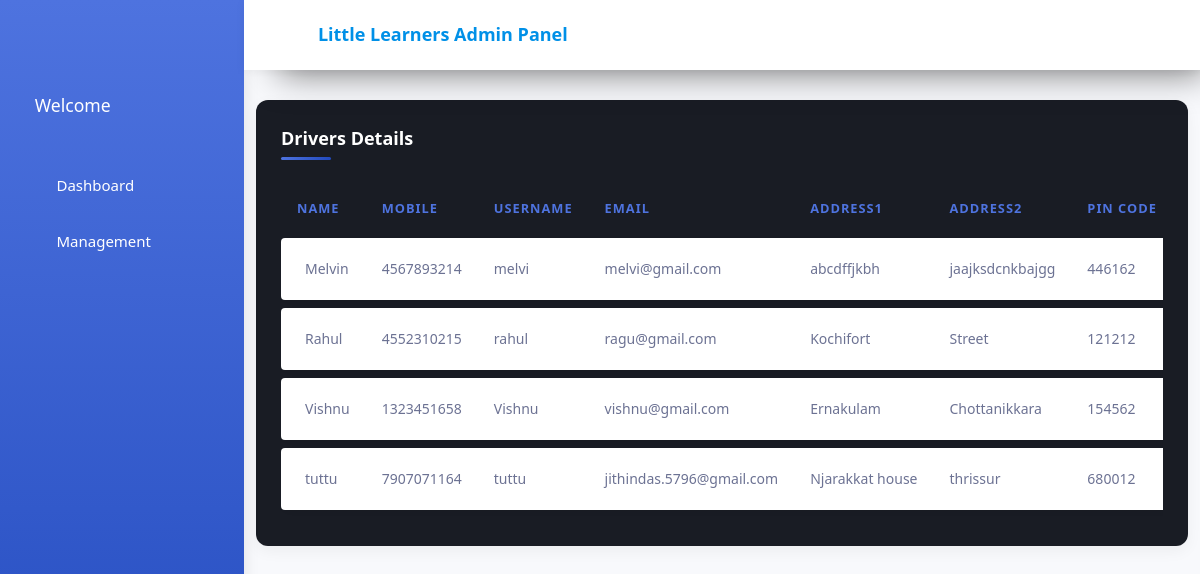
The app's page /AdminSide/Drivers_List/, older data.
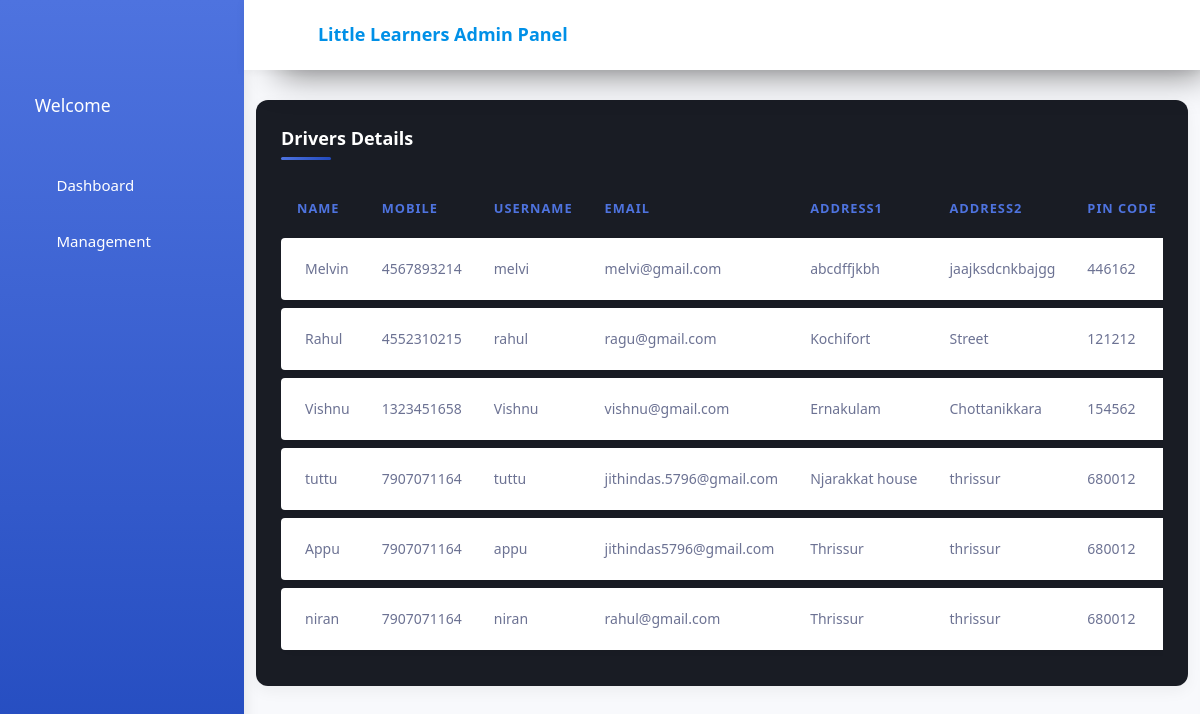
The same page, newer data.
### AdminSide/models.py (models this page shows)
class Driverdb(models.Model):
    STATUS_CHOICES = [
        ('NOT_VERIFIED', 'Not Verified'),
        ('VERIFIED', 'Verified'),
        ('REJECTED', 'Rejected'),
    ]
    Name=models.CharField(max_length=30,null=True,blank=True)
    Password=models.CharField(max_length=20,null=True,blank=True)
    Mobile=models.CharField(max_length=20,null=True,blank=True)
    Username=models.CharField(max_length=20,null=True,blank=True,unique=True)
    Email=models.EmailField(max_length=20,null=True,blank=True,unique=True)
    Address1=models.CharField(max_length=90,null=True,blank=True)
    Address2=models.CharField(max_length=90,null=True,blank=True)
    Pin_Code=models.CharField(max_length=10,null=True,blank=True)
    License_Number=models.CharField(max_length=20,null=True,blank=True)
    ID_Image=models.ImageField(upload_to="Driver Documents")
    Message=models.CharField(max_length=10,null=True,blank=True)
    Verified=models.CharField(default="Not Verified",null=True,blank=True,choices=STATUS_CHOICES,max_length=100)
    Vehicle_Num=models.CharField(null=True,blank=True,max_length=10)

### AdminSide/views.py (the view)
# urls.py: path('Drivers_List/',views.Drivers_List,name="Drivers_List"),
def Drivers_List(req):
    x=Driverdb.objects.all()
    return render(req,"Drivers List.html",{'x':x})

### AdminSide/templates/Drivers List.html (shortened to what this page needs)
{% extends 'Index.html' %}
{% block content %}
<div style="margin-top: 100px;" class="col-12 grid-margin">
  <div class="card">
    <div class="card-body">
      <h4 class="card-title">Drivers Details</h4>
      <div class="table-responsive">
        <table class="table">
          <thead>
            <tr>
              <th>Name</th>
              <th>Mobile </th>
              <th> Username </th>
              <th> Email </th>
              <th> Address1 </th>
              <th> Address2 </th>
              <th> Pin Code </th>
            </tr>
          </thead>
          <tbody>
            {% for i in x %}
            <tr>
              <td class="rounded-left">
                <span class="pl-2">{{i.Name}}</span>
              </td>
              <td> {{i.Mobile}} </td>
              <td> {{i.Username}} </td>
              <td> {{i.Email}} </td>
              <td> {{i.Address1}} </td>
              <td> {{i.Address2}} </td>
              <td> {{i.Pin_Code}} </td>
            </tr>
            {% endfor %}
          </tbody>
        </table>
      </div>
    </div>
  </div>
</div>
{% endblock %}

Row changes from the older to the newer data that the page shows:
added Driverdb: Name "Appu", Mobile "7907071164", Username "appu", Email "jithindas5796@gmail.com", Address1 "Thrissur", Address2 "thrissur", Pin_Code "680012"
added Driverdb: Name "niran", Mobile "7907071164", Username "niran", Email "rahul@gmail.com", Address1 "Thrissur", Address2 "thrissur", Pin_Code "680012"
